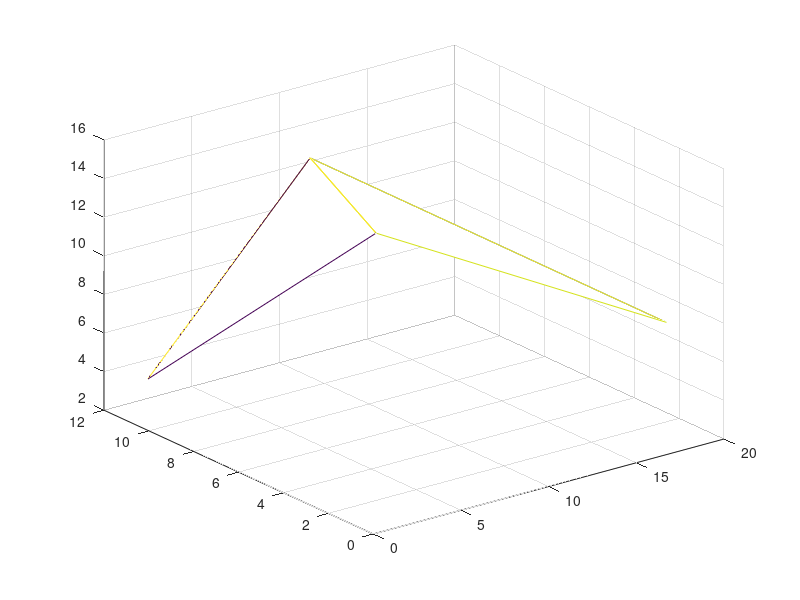

Here is the MATLAB script that generated this plot:
close all; clear all;

figure(1)
% [X,Y] = meshgrid(-2:2,-2:2);
% Z = ones(length(X),length(Y));
% % change the next line for more complex geometries
% Z((X.^2+Y.^2)<=1) = NaN; % for your example
% X(isnan(Z)) = NaN;
% Y(isnan(Z)) = NaN;
% plot(X,Y,'LineStyle','none','marker','*')

x=[2.5 4 6 18 9]; 
y=[12 3 7.5 1 10]; 
z=[3 15 16 8 11.5];
tri = delaunay(x, y);
trimesh(tri, x, y, z);